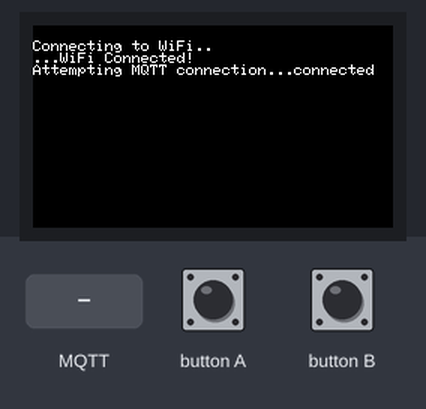
Bench run of a sketch on a simulated ESP32. On the bench: 240×135 colour display. The test bench sets the inputs (shaded band). WiFi joins after 1.5 s; servers stay silent unless stated; no MQTT or app messages arrive unless stated.

Above: at 2.8 s.
2.9 s: MQTT message "1" arrives on the first subscribed topic
At 4.0 s:
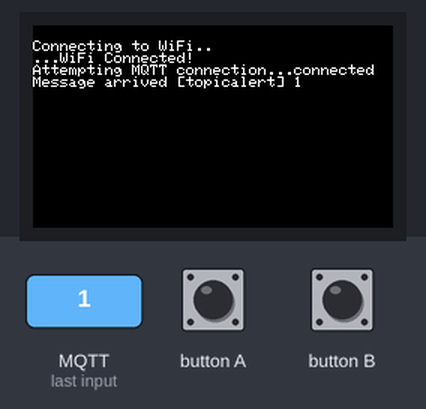
4.4 s: MQTT message "on" arrives on the first subscribed topic
At 5.2 s:
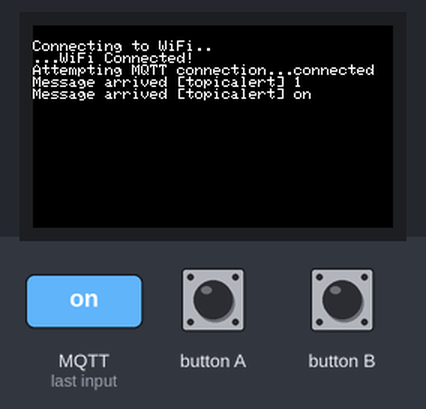
5.9 s: MQTT message "off" arrives on the first subscribed topic
At 6.3 s:
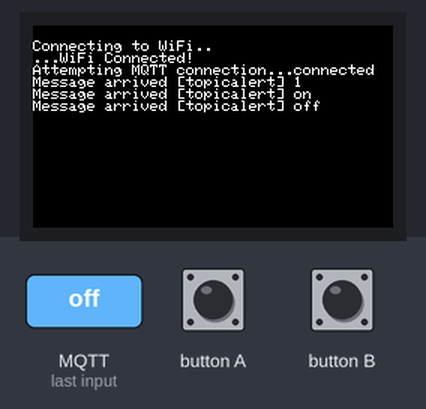
Timing chart, 0 to 8.9 s (numbered marks = the images above; inputs shaded):
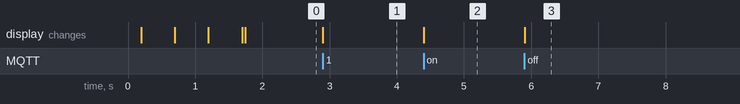

Measured:
- after the input at 2.9 s, the display: changes at once (image 1)
- after the input at 4.4 s, the display: changes at once (image 2)
- after the input at 5.9 s, the display: changes at once (image 3)

The sketch:

M5_Stick_HC_Receiver.ino
```cpp
#include <M5StickCPlus.h>
#include <WiFi.h>
#include <PubSubClient.h>

// WiFi credentials
// Define WiFi credentials
const char* ssid = "utexas-iot"; // WiFi Network Name
const char* password = "11074388945493829140"; // Password

// MQTT Broker details
const char* mqtt_broker = "34.27.189.200";
const char* mqtt_username = "msquser";
const char* mqtt_password = "msqpass";
const int mqtt_port = 1883;
const char* mqtt_topic = "topicalert";

WiFiClient espClient;
PubSubClient client(espClient);

void setup_wifi() {
  delay(10);
  // Connect to WiFi
  M5.Lcd.println("Connecting to WiFi..");
  WiFi.begin(ssid, password);

  while (WiFi.status() != WL_CONNECTED) {
    delay(500);
    M5.Lcd.print(".");
  }
  M5.Lcd.println("WiFi Connected!");
}

void callback(char* topic, byte* payload, unsigned int length) {
  M5.Lcd.print("Message arrived [");
  M5.Lcd.print(topic);
  M5.Lcd.print("] ");
  for (int i = 0; i < length; i++) {
    M5.Lcd.print((char)payload[i]);
  }
  M5.Lcd.println();
}

void reconnect() {
  // Loop until we're reconnected
  while (!client.connected()) {
    M5.Lcd.print("Attempting MQTT connection...");
    // Attempt to connect
    if (client.connect("M5StickCPlusClient", mqtt_username, mqtt_password)) {
      M5.Lcd.println("connected");
      // Subscribe
      client.subscribe(mqtt_topic);
    } else {
      M5.Lcd.print("failed, rc=");
      M5.Lcd.print(client.state());
      M5.Lcd.println(" try again in 5 seconds");
      // Wait 5 seconds before retrying
      delay(5000);
    }
  }
}

void setup() {
  M5.begin();
  M5.Lcd.setRotation(3);
  M5.Lcd.fillScreen(BLACK);
  M5.Lcd.setCursor(0, 10);
  M5.Lcd.setTextSize(1);
  M5.Lcd.setTextColor(WHITE);

  setup_wifi();
  client.setServer(mqtt_broker, mqtt_port);
  client.setCallback(callback);
}

void loop() {
  if (!client.connected()) {
    reconnect();
  }
  client.loop();
  M5.update(); // Add this to update button status
}
```
